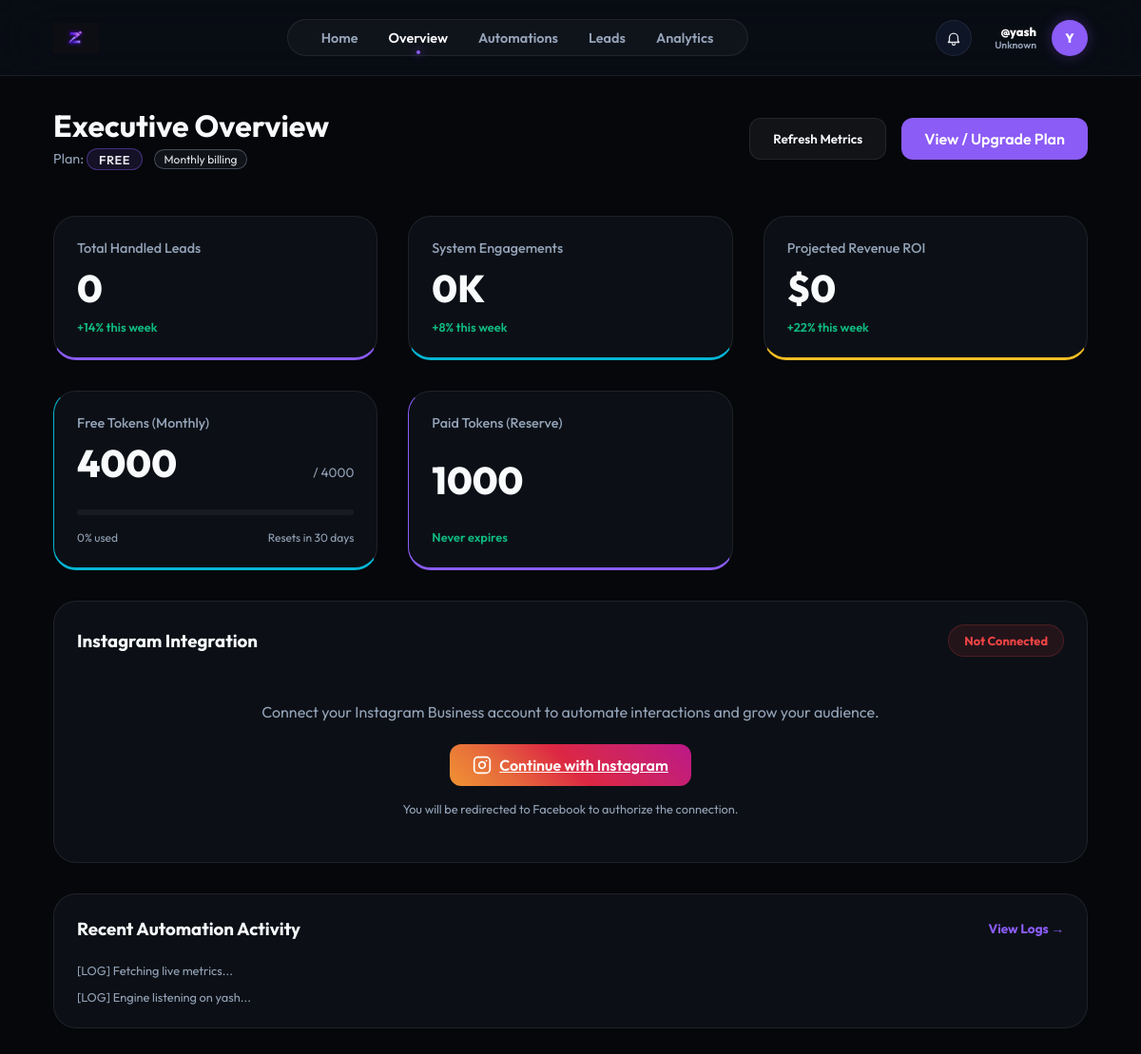
Page /dashboard (signed in) on the committed database.
### models.py (models this page shows)
class User(db.Model):
    id = db.Column(db.Integer, primary_key=True)
    username = db.Column(db.String(80), unique=True, nullable=False)
    email = db.Column(db.String(120), unique=True)
    password_hash = db.Column(db.String(256))
    full_name = db.Column(db.String(100))
    fb_user_id = db.Column(db.String(120), unique=True)
    ig_user_id = db.Column(db.String(120), unique=True)
    fb_access_token = db.Column(db.Text)
    ig_access_token = db.Column(db.Text)
    token_expires_at = db.Column(db.DateTime)
    ig_username = db.Column(db.String(100))  # Store Instagram username separately
    ig_password_encrypted = db.Column(db.Text)  # Encrypted password
    ig_session_data = db.Column(db.Text)  # Store session data for direct API
    plan = db.Column(db.String(50), default="Free")
    used_founding_coupon = db.Column(db.Boolean, default=False)
    niche = db.Column(db.String(50))
    bio = db.Column(db.Text)
    avatar = db.Column(db.String(10))
    followers = db.Column(db.Integer, default=0)
    following = db.Column(db.Integer, default=0)
    free_tokens = db.Column(db.Integer, default=4000)
    paid_tokens = db.Column(db.Integer, default=0)
    tokens_reset_at = db.Column(db.DateTime, default=datetime.utcnow)
    is_admin = db.Column(db.Boolean, default=False)
    funnels = db.relationship('Funnel', backref='owner', lazy=True)
    leads = db.relationship('Lead', backref='owner', lazy=True)

### app.py (the view)
@app.route('/dashboard')
def dashboard():
    ctx = get_dashboard_context()
    if not ctx: return redirect(url_for('login_ui'))
    return render_template('dashboard.html', **ctx)

### templates/dashboard.html (shortened to what this page needs)
{% extends "base.html" %}
{% block content %}
<header class="top-bar">
    <div>
        <h1>Executive Overview</h1>
        <div
            style="margin-top: 0.25rem; font-size: 0.9rem; color: var(--text-secondary); display:flex; gap:0.75rem; align-items:center;">
            <span>
                Plan:
                <span
                    style="display: inline-block; padding: 0.15rem 0.75rem; border-radius: 999px; background: rgba(139,92,246,0.12); border: 1px solid rgba(139,92,246,0.4); color: #e5e7eb; font-weight: 600; font-size: 0.8rem; text-transform: uppercase; letter-spacing: 0.04em;">
                    {{ user.plan or 'Free' }}
                </span>
            </span>
            {% if 'Yearly' in (user.plan or '') %}
            <span
                style="display:inline-flex; align-items:center; gap:0.25rem; padding:0.1rem 0.6rem; border-radius:999px; background:rgba(34,197,94,0.08); border:1px solid rgba(34,197,94,0.4); font-size:0.75rem; color:#bbf7d0;">
                <span
                    style="width:6px; height:6px; border-radius:999px; background:#22c55e; box-shadow:0 0 10px rgba(34,197,94,0.8);"></span>
                Yearly billing
            </span>
            {% else %}
            <span
                style="display:inline-flex; align-items:center; gap:0.25rem; padding:0.1rem 0.6rem; border-radius:999px; background:rgba(148,163,184,0.08); border:1px solid rgba(148,163,184,0.4); font-size:0.75rem; color:#e5e7eb;">
                Monthly billing
            </span>
            {% endif %}
        </div>
    </div>
    <div class="actions">
        <button class="btn btn-secondary" onclick="location.reload()">Refresh Metrics</button>
        <a href="{{ url_for('home') }}" class="btn btn-primary" style="text-decoration:none;">
            View / Upgrade Plan
        </a>
    </div>
</header>
<section class="dashboard-grid">
    <div class="card stat-card glow-purple">
        <p class="stat-label">Total Handled Leads</p>
        <h2 class="stat-value">{{ stats.total_leads }}</h2>
        <span class="stat-trend positive">+14% this week</span>
    </div>
    <div class="card stat-card glow-cyan">
        <p class="stat-label">System Engagements</p>
        <h2 class="stat-value">{{ stats.engagements }}</h2>
        <span class="stat-trend positive">+8% this week</span>
    </div>
    <div class="card stat-card glow-gold">
        <p class="stat-label">Projected Revenue ROI</p>
        <h2 class="stat-value">{{ stats.revenue_roi }}</h2>
        <span class="stat-trend positive">+22% this week</span>
    </div>
    <div class="card stat-card glow-cyan" style="border-left-color: #06b6d4;">
        <p class="stat-label">Free Tokens (Monthly)</p>
        <div style="display: flex; justify-content: space-between; align-items: baseline;">
            <h2 class="stat-value" id="free-tokens-count">{{ user.free_tokens }}</h2>
            <span style="font-size: 0.85rem; color: var(--text-secondary);">/ 4000</span>
        </div>
        <div
            style="width: 100%; height: 6px; background: rgba(255,255,255,0.05); border-radius: 10px; margin: 1rem 0; overflow: hidden;">
            {% set used_percentage = ((4000 - user.free_tokens) / 4000 * 100)|round|int %}
        </div>
        <div style="display: flex; justify-content: space-between; font-size: 0.75rem; color: var(--text-secondary);">
            <span id="used-percentage-text">{{ used_percentage }}% used</span>
            <span>Resets in 30 days</span>
        </div>
    </div>
    <div class="card stat-card glow-purple" style="border-left-color: #8b5cf6;">
        <p class="stat-label">Paid Tokens (Reserve)</p>
        <h2 class="stat-value" id="paid-tokens-count">{{ user.paid_tokens }}</h2>
        <span class="stat-trend positive">Never expires</span>
    </div>
    <div class="card full-width">
        <div class="card-header">
            <h3>Instagram Integration</h3>
            {% if user.instagram_connected %}
            <div class="status-pill active"
                style="background: rgba(16, 185, 129, 0.1); color: #10b981; border: 1px solid rgba(16, 185, 129, 0.2); padding: 0.5rem 1rem; border-radius: 20px; font-size: 0.8rem; font-weight: 700;">
                Connected
            </div>
            {% else %}
            <div class="status-pill inactive"
                style="background: rgba(239, 68, 68, 0.1); color: #ef4444; border: 1px solid rgba(239, 68, 68, 0.2); padding: 0.5rem 1rem; border-radius: 20px; font-size: 0.8rem; font-weight: 700;">
                Not Connected
            </div>
            {% endif %}
        </div>
        <div style="padding: 1.5rem; text-align: center;">
            {% if user.instagram_connected %}
            <p style="margin-bottom: 1rem; color: var(--text-secondary);">Your Instagram account is connected and ready!
            </p>
            <button class="btn btn-secondary" onclick="fetchInstagramProfile()" style="margin-right: 1rem;">Refresh
                Profile</button>
            <button class="btn btn-secondary" onclick="fetchInstagramMedia()" style="margin-right: 1rem;">Fetch
                Media</button>
            {% else %}
            <p style="margin-bottom: 1.5rem; color: var(--text-secondary);">Connect your Instagram Business account to
                automate interactions and grow your audience.</p>
            <div style="text-align: center;">
                <a href="{{ url_for('auth_instagram') }}" class="btn btn-primary"
                    style="display: inline-flex; align-items: center; gap: 0.5rem; background: linear-gradient(45deg, #f09433 0%, #e6683c 25%, #dc2743 50%, #cc2366 75%, #bc1888 100%); border: none; padding: 0.75rem 1.5rem; font-size: 1rem;">
                    Continue with Instagram
                </a>
                <p style="margin-top: 1rem; font-size: 0.8rem; color: var(--text-secondary);">
                    You will be redirected to Facebook to authorize the connection.
                </p>
            </div>
            {% endif %}
        </div>
    </div>
    <div class="card activity-card full-width">
        <div class="card-header">
            <h3>Recent Automation Activity</h3>
            <a href="/automations"
                style="color: var(--accent-purple); font-size: 0.85rem; font-weight: 700; text-decoration: none;">View
                Logs →</a>
        </div>
        <div id="mini-log"
            style="display: flex; flex-direction: column; gap: 0.75rem; font-family: 'Fira Code', monospace; font-size: 0.8rem;">
            <span style="color: var(--text-secondary);">[LOG] Fetching live metrics...</span>
            <span style="color: var(--text-secondary);">[LOG] Engine listening on {{ user.username }}...</span>
        </div>
    </div>
</section>
{% endblock %}

### templates/base.html (shortened to what this page needs)
<!DOCTYPE html>
<html lang="en">
<head>
    <link rel="stylesheet" href="{{ url_for('static', filename='css/style.css') }}">
</head>
<body>
    <nav class="top-nav">
        <a href="/dashboard" class="nav-brand">
            <img src="{{ url_for('static', filename='img/logo.png') }}" alt="ZenFlow"
                style="height: 32px; width: auto;">
        </a>
        <div class="nav-links">
            <a href="/" class="nav-link {% if request.path == '/' %}active{% endif %}">Home</a>
            <a href="/dashboard" class="nav-link {% if request.path == '/dashboard' %}active{% endif %}">Overview</a>
            <a href="/automations"
                class="nav-link {% if request.path == '/automations' %}active{% endif %}">Automations</a>
            <a href="/leads" class="nav-link {% if request.path == '/leads' %}active{% endif %}">Leads</a>
            <a href="/analytics" class="nav-link {% if request.path == '/analytics' %}active{% endif %}">Analytics</a>
        </div>
        <div class="nav-user" style="position: relative;">
            <button id="notif-bell" aria-label="Notifications"
                style="width:38px; height:38px; border-radius:999px; border:1px solid var(--glass-border); background:rgba(15,23,42,0.9); display:flex; align-items:center; justify-content:center; cursor:pointer; padding:0; margin-right: 0.5rem;">
            </button>
            <div class="nav-user" style="position: relative; cursor: pointer;" onclick="toggleProfileDropdown(event)">
                <div style="text-align: right;">
                    <p style="font-size: 0.8rem; font-weight: 800; margin: 0; color: white;">@{{ user.username }}</p>
                    <p style="font-size: 0.65rem; color: {{ user.niche_color }}; margin: 0; font-weight: 600;">{{
                        user.niche
                        }}</p>
                </div>
                <div class="nav-avatar">{{ user.avatar or user.username[0]|upper }}</div>
            </div>
    </nav>
    <div class="app-container">
        <main class="main-content">
            {% block content %}{% endblock %}
        </main>
    </div>
</body>
</html>

### static/css/style.css (style rules this page uses)
:root { --bg-dark: #05070a; --card-bg: rgba(16, 20, 28, 0.7); --accent-purple: #8b5cf6; --accent-cyan: #06b6d4; --accent-gold: #fbbf24; --text-primary: #f8fafc; --text-secondary: #94a3b8; --sidebar-width: 260px; --glass-border: rgba(255, 255, 255, 0.08); }
* { margin: 0; padding: 0; box-sizing: border-box; font-family: 'Outfit', sans-serif; }
body { background-color: var(--bg-dark); color: var(--text-primary); overflow-x: hidden; }
.app-container { display: flex; min-height: 100vh; }
.main-content { flex-grow: 1; margin-left: var(--sidebar-width); padding: 2.5rem 3.5rem; }
.top-bar { display: flex; justify-content: space-between; align-items: center; margin-bottom: 3rem; }
.top-bar h1 { font-size: 2rem; font-weight: 700; }
.actions { display: flex; gap: 1rem; }
.btn { padding: 0.75rem 1.5rem; border-radius: 12px; border: none; font-weight: 600; cursor: pointer; transition: all 0.3s ease; }
.btn-primary { background: linear-gradient(135deg, var(--accent-purple), var(--accent-purple-dark)); background-color: var(--accent-purple); color: white; }
.btn-secondary { background: rgba(255, 255, 255, 0.05); color: var(--text-primary); border: 1px solid var(--glass-border); }
.dashboard-grid { display: grid; grid-template-columns: repeat(3, 1fr); gap: 2rem; }
.card { background: var(--card-bg); border: 1px solid var(--glass-border); border-radius: 24px; padding: 1.5rem; backdrop-filter: blur(10px); transition: transform 0.3s ease, border-color 0.3s ease; }
.stat-card { display: flex; flex-direction: column; justify-content: space-between; position: relative; overflow: hidden; }
.stat-label { color: var(--text-secondary); font-size: 0.9rem; font-weight: 500; }
.stat-value { font-size: 2.5rem; font-weight: 800; margin: 0.5rem 0; }
.stat-trend { font-size: 0.8rem; font-weight: 600; }
.positive { color: #10b981; }
.glow-purple { border-bottom: 3px solid var(--accent-purple); }
.glow-cyan { border-bottom: 3px solid var(--accent-cyan); }
.glow-gold { border-bottom: 3px solid var(--accent-gold); }
.full-width { grid-column: span 3; }
.card-header { display: flex; justify-content: space-between; align-items: center; margin-bottom: 1.5rem; }

### templates/base.html (style rules this page uses)
.app-container { flex-direction: column; }
.main-content { margin-left: 0; padding: 2rem 3.5rem; width: 100%; max-width: 1400px; margin: 0 auto; }
.top-nav { display: flex; justify-content: space-between; align-items: center; padding: 1.25rem 3.5rem; background: rgba(10, 14, 22, 0.85); backdrop-filter: blur(30px); border-bottom: 1px solid var(--glass-border); position: sticky; top: 0; z-index: 1000; }
.nav-brand { display: flex; align-items: center; gap: 1rem; text-decoration: none; color: white; font-weight: 800; font-size: 1.4rem; }
.nav-links { display: flex; gap: 2rem; background: rgba(255, 255, 255, 0.03); padding: 0.6rem 2.2rem; border-radius: 40px; border: 1px solid var(--glass-border); box-shadow: inset 0 0 10px rgba(255, 255, 255, 0.02); }
.nav-link { text-decoration: none; color: var(--text-secondary); font-weight: 600; font-size: 0.9rem; transition: all 0.3s cubic-bezier(0.4, 0, 0.2, 1); position: relative; }
.nav-link.active { color: var(--text-primary); }
.nav-link.active::after { content: ''; position: absolute; bottom: -8px; left: 50%; transform: translateX(-50%); width: 4px; height: 4px; background: var(--accent-purple); border-radius: 50%; box-shadow: 0 0 10px var(--accent-purple); }
.nav-user { display: flex; align-items: center; gap: 1rem; }
.nav-avatar { width: 38px; height: 38px; background: var(--accent-purple); border-radius: 50%; display: flex; align-items: center; justify-content: center; font-weight: 800; font-size: 0.85rem; color: white; box-shadow: 0 0 15px rgba(139, 92, 246, 0.3); }

### rows in the picture
User: username "yash", niche "Unknown", plan "FREE", free_tokens "4000", paid_tokens "1000"

### other values in the picture
{{ user.avatar or user.username[0]|upper }} "Y"
{{ stats.total_leads }} "0"
{{ stats.engagements }} "0K"
{{ stats.revenue_roi }} "$0"
{{ used_percentage }} "0"
